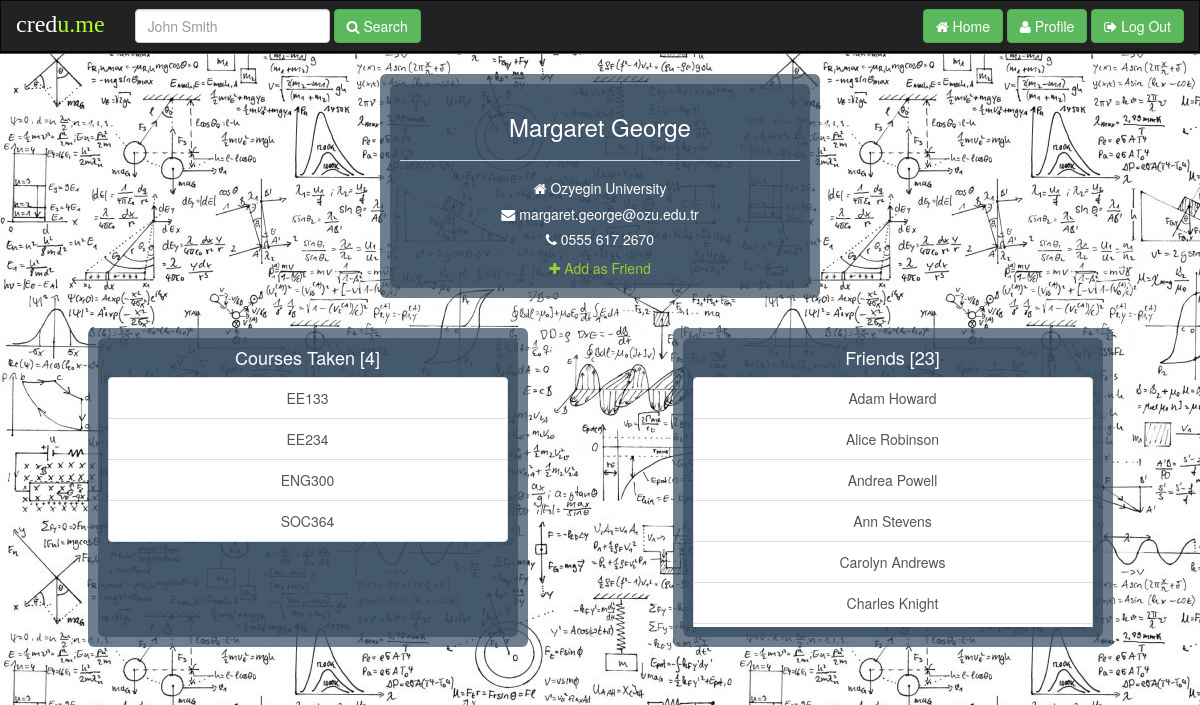
Page /packages/Profile/index.php?userId=S001352 (signed in) on the committed database.
### tables this page shows
CREATE TABLE `Users` (
  `ID` varchar(10) NOT NULL,
  `FIRST_NAME` varchar(30) NOT NULL,
  `LAST_NAME` varchar(30) NOT NULL,
  `EMAIL` varchar(30) NOT NULL,
  `PASSWORD` varchar(20) NOT NULL,
  `PHONE_NO` varchar(20) NOT NULL,
  `UNIVERSITY_ID` int(11) NOT NULL,
  `HIGH_SCORE` int(11) NOT NULL DEFAULT '0'
);

CREATE TABLE `Universities` (
  `ID` int(11) NOT NULL,
  `NAME` varchar(30) NOT NULL,
  `COUNTRY` varchar(20) NOT NULL
);

### packages/DatabaseConnection.php (called while the page is built, shortened)
<?php
class DatabaseConnection {
    private $hostName = "localhost";
    private $hostUser = "root";
    private $hostPassword = "admin";
    private $databaseName = "credume";
    public function initiateConnection() {
        $this->connection = new mysqli($this->hostName, $this->hostUser, $this->hostPassword, $this->databaseName);
    }
}
?>

### packages/Profile/index.php (the view, shortened to what this page needs)
<?php
include "../DatabaseConnection.php";
include "../User.php";
?>
<!DOCTYPE html>
<html>
<head>
    <link href="../../includes/Bootstrap/css/bootstrap.min.css" rel="stylesheet">
    <link href="../../includes/Font-Awesome/css/font-awesome.min.css" rel="stylesheet">
    <link href="../../includes/css/Profile.css" rel="stylesheet">
    <link href="../../includes/css/Navbar.css" rel="stylesheet">
</head>
<?php if (isset($_SESSION['loggedUserId']) == null) {
    echo '<script type="text/javascript">',
    'window.location.href = "../Home/";',
    '</script>';
} else {
    $databaseConnection = new DatabaseConnection();
    $userIdFromGet = $_GET['userId'];
    $isAddingFriend = $_GET['isAddingFriend'];
    $isRemovingFriend = $_GET['isRemovingFriend'];
    $user = null;
    $isOtherUser = false;
    $canProceed = true;
    if ($userIdFromGet) {
        $tempUser = new User($databaseConnection, $userIdFromGet);
    }
    if ($canProceed) {
        if ((!$userIdFromGet || $userIdFromGet == $_SESSION['loggedUserId']) && ($isAddingFriend || $isRemovingFriend)) {
            echo '<script type="text/javascript">',
            'window.location.href = "./";',
            '</script>';
        } else {
            if (!$userIdFromGet || $userIdFromGet == $_SESSION['loggedUserId']) {
                $user = new User($databaseConnection, $_SESSION['loggedUserId']);
            } else {
                $user = new User($databaseConnection, $userIdFromGet);
                $isOtherUser = true;
            }
            $user->fetchFriends();
            $user->fetchCoursesTaken();
            ?>
            <body>
            <nav class="navbar navbar-inverse">
                <div class="container-fluid">
                    <div class="navbar-header">
                        <a class="navbar-brand" href="../Home/"><h3>cred<span>u.me</span></h3></a>
                    </div>
                    <form class="navbar-form navbar-left" role="search">
                        <div class="form-group">
                            <input id="SearchedUser" type="text" class="form-control" placeholder="John Smith">
                        </div>
                        <button id="SearchUser" type="submit" class="btn btn-success"><span class="fa fa-search"></span>
                            Search
                        </button>
                    </form>
                    <form class="navbar-form navbar-right" role="search">
                        <a type="submit" class="btn btn-success" href="../Home/"><span class="fa fa-home"></span>
                            Home</a>
                        <a type="submit" class="btn btn-success" href="./"><span class="fa fa-user"></span> Profile</a>
                        <button id="logout" type="submit" class="btn btn-success"><span class="fa fa-sign-out"></span>
                            Log
                            Out
                        </button>
                    </form>
                </div>
            </nav>
            <div class="container">
                <div class="row">
                    <div class="col-xs-2 col-md-4">
                    </div>
                    <div class="col-xs-8 col-md-4">
                        <div class="jumbotron">
                            <div class="jumbotron child">
                                <?php
                                $user->printUserInfo();
                                $loggedUser = new User($databaseConnection, $_SESSION['loggedUserId']);
                                if ($isAddingFriend) {
                                    $loggedUser->addFriend($user->getUserId());
                                    echo '<script type="text/javascript">',
                                        'window.location.href = "./?userId=' . $user->getUserId() . '";',
                                    '</script>';
                                } else if ($isRemovingFriend) {
                                    $loggedUser->removeFriend($user->getUserId());
                                    echo '<script type="text/javascript">',
                                        'window.location.href = "./?userId=' . $user->getUserId() . '";',
                                    '</script>';
                                } else if ($isOtherUser) {
                                    if ($user->isFriendOf($loggedUser->getUserId())) { ?>
                                        <a class="link"
                                           onclick="sendPrivateMessageTo('<?php echo $user->getUserId(); ?>');"><i
                                                class="fa fa-share" aria-hidden="true"></i> Send Private Message </a>
                                        <br>
                                        <a class="link"
                                           href="./?isRemovingFriend=1&userId=<?php echo $user->getUserId(); ?>"><i
                                                class="fa fa-close" aria-hidden="true"></i> Remove Friend
                                        </a>
                                    <?php } else { ?>
                                        <a class="link"
                                           href="./?isAddingFriend=1&userId=<?php echo $user->getUserId(); ?>"><i
                                                class="fa fa-plus" aria-hidden="true"></i> Add as Friend </a><br>
                                    <?php }
                                } else { ?>
                                    <a class="link" href="./EditProfilePage.php"><i class="fa fa-pencil-square-o"
                                                                                    aria-hidden="true"></i> Edit Profile
                                    </a><br>
                                <?php } ?>
                            </div>
                        </div>
                    </div>
                    <div class="col-xs-2 col-md-4">
                    </div>
                </div>
                <div class="row">
                    <div class="col-xs-2 col-md-1">
                    </div>
                    <div class="col-xs-8 col-md-4">
                        <div class="jumbotron">
                            <div class="jumbotron child">
                                <h4> Courses Taken [<?php echo count($user->getCoursesTaken()); ?>]</h4>
                                <div id="scrollbox">
                                    <div class="list-group">
                                        <?php
                                        for ($i = 0; $i < count($user->getCoursesTaken()); $i++) {
                                            if ($i == count($user->getCoursesTaken()) - 1) { ?>
                                                <a class="list-group-item list-group-item last"
                                                   onclick="joinChatRoom('<?php echo $user->getCoursesTaken()[$i]; ?>');"><?php echo $user->getCoursesTaken()[$i]; ?></a>
                                            <?php } else { ?>
                                                <a class="list-group-item list-group-item"
                                                   onclick="joinChatRoom('<?php echo $user->getCoursesTaken()[$i]; ?>');"><?php echo $user->getCoursesTaken()[$i]; ?></a>
                                            <?php }
                                        } ?>
                                    </div>
                                </div>
                            </div>
                        </div>
                    </div>
                    <div class="col-xs-12 col-md-1">
                    </div>
                    <div class="col-xs-2 col-md-1">
                    </div>
                    <div class="col-xs-8 col-md-4">
                        <div class="jumbotron">
                            <div class="jumbotron child">
                                <h4>Friends [<?php echo count($user->getFriends()); ?>]</h4>
                                <div id="scrollbox">
                                    <div class="list-group">
                                        <?php
                                        for ($i = 0; $i < count($user->getFriends()); $i++) {
                                            if ($i == count($user->getFriends()) - 1) { ?>
                                                <a class="list-group-item list-group-item last"
                                                   onclick="seeProfileOf('<?php echo $user->getFriends()[$i]->getUserId(); ?>')"><?php echo $user->getFriends()[$i]->getFullName(); ?></a>
                                            <?php } else { ?>
                                                <a id="UserLink" href="#"
                                                   class="list-group-item list-group-item"
                                                   onclick="seeProfileOf('<?php echo $user->getFriends()[$i]->getUserId(); ?>')"><?php echo $user->getFriends()[$i]->getFullName(); ?></a>
                                            <?php }
                                        } ?>
                                    </div>
                                </div>
                            </div>
                        </div>
                    </div>
                    <div class="col-xs-2 col-md-1">
                    </div>
                </div>
            </div>
            </body>
        <?php }
    }
} ?>
</html>

### packages/User.php (shortened to what this page needs)
<?php
class User {
    private $databaseConnection = null;
    private $userId = null;
    private $firstName = null;
    private $lastName = null;
    private $email = null;
    private $phoneNumber = null;
    private $universityName = null;
    private $friends = null;
    private $coursesTaken = null;
    public function __construct($databaseConnection, $userId) {
        $this->databaseConnection = $databaseConnection;
        $this->userId = $userId;
        if ($this->doesUserExist())
            $this->fetchUserInformation();
    }
    public function doesUserExist() {
        $this->databaseConnection->initiateConnection();
        $this->databaseConnection->killConnection();
        return true;
    }
    private function fetchUserInformation() {
        $this->databaseConnection->initiateConnection();
        $connection = $this->databaseConnection->getConnection();
        $sql_query = "SELECT * FROM Users JOIN Universities
                      ON Users.UNIVERSITY_ID = Universities.ID
                      WHERE Users.ID = '" . $this->userId . "'";
        $sql_result = mysqli_query($connection, $sql_query);
        while ($row = mysqli_fetch_assoc($sql_result)) {
            $this->firstName = $row['FIRST_NAME'];
            $this->lastName = $row['LAST_NAME'];
            $this->email = $row['EMAIL'];
            $this->phoneNumber = $row['PHONE_NO'];
            $this->universityName = $row['NAME'];
        }
        $this->databaseConnection->killConnection();
    }
    public function fetchFriends() {
        $this->friends = array();
        $this->databaseConnection->initiateConnection();
        $connection = $this->databaseConnection->getConnection();
        $sql_query = "SELECT SECOND_USER_ID FROM FRIENDSHIP JOIN USERS
                      ON FRIENDSHIP.SECOND_USER_ID = USERS.ID WHERE FIRST_USER_ID = '" . $this->userId . "'
                      ORDER BY FIRST_NAME, LAST_NAME";
        $sql_result = mysqli_query($connection, $sql_query);
        while ($row = mysqli_fetch_assoc($sql_result))
            $this->friends[] = new User($this->databaseConnection, $row['SECOND_USER_ID']);
        $this->databaseConnection->killConnection();
    }
    public function fetchCoursesTaken() {
        $this->coursesTaken = array();
        $this->databaseConnection->initiateConnection();
        $connection = $this->databaseConnection->getConnection();
        $sql_query = "SELECT COURSE_ID FROM COURSESTAKEN WHERE USER_ID ='" . $this->userId . "' ORDER BY COURSE_ID";
        $sql_result = mysqli_query($connection, $sql_query);
        while ($row = mysqli_fetch_assoc($sql_result))
            $this->coursesTaken[] = $row['COURSE_ID'];
        $this->databaseConnection->killConnection();
    }
    public function printUserInfo() {
        echo '<h3>' . $this->getFullName() . '</h3>' .
             '<hr>' .
             '<h5><i class="fa fa-home"></i> ' . $this->universityName . '</h5>' .
             '<h5><i class="fa fa-envelope"></i> ' . $this->email . '</h5>' .
             '<h5><i class="fa fa-phone"></i> ' . $this->phoneNumber . '</h5>';
    }
    public function isFriendOf($userId) {
        for ($i = 0; $i < count($this->friends); $i++)
            if ($this->friends[$i]->getUserId() == $userId)
                return true;
        return false;
    }
    public function getUserId() {
        return $this->userId;
    }
    public function getFullName() {
        return $this->firstName . ' ' . $this->lastName;
    }
    public function getFriends() {
        return $this->friends;
    }
    public function getCoursesTaken() {
        return $this->coursesTaken;
    }
}
?>

### includes/css/Profile.css (style rules this page uses)
body { background-image: url("../img/Background [Profile].jpeg"); }
.container { text-align: center; }
h3 { color: white; }
h4 { color: white; }
h5 { color: white; }
a { color: white; cursor: pointer; }
.link { color: yellowgreen !important; }
.last { margin-bottom: -20px !important; }
.jumbotron { background-color: rgba(52, 73, 94, 0.7); margin-left: -40px; margin-right: -40px; padding-right: 10px !important; padding-left: 10px !important; padding-bottom: 10px; padding-top: 10px; }
.jumbotron .child { background-color: rgba(52, 73, 94, 0.7); margin: 0px; }
.jumbotron h4 { margin-top: 0px; margin-bottom: 10px; }
#scrollbox { overflow: auto; height: 250px; }

### includes/css/Navbar.css (style rules this page uses)
.navbar { border-radius: 0px; border-bottom-style: groove; border-bottom-color: black; border-bottom-width: 3px; text-align: center; }
.navbar .navbar-header { margin-top: -5px; }
.navbar .navbar-header h3 { color: #ffffff; font: normal 24px 'Cookie', cursive; margin: 0; }
.navbar .navbar-header h3 span { color: greenyellow; }

### rows in the picture
users: $this->getFullName() "Margaret George", UNIVERSITY_ID.NAME "Ozyegin University", EMAIL "margaret.george@ozu.edu.tr", PHONE_NO "0555 617 2670"
users: $user->getFriends()[$i]->getFullName() "Adam Howard"
users: $user->getFriends()[$i]->getFullName() "Alice Robinson"
users: $user->getFriends()[$i]->getFullName() "Andrea Powell"
users: $user->getFriends()[$i]->getFullName() "Ann Stevens"
users: $user->getFriends()[$i]->getFullName() "Carolyn Andrews"
users: $user->getFriends()[$i]->getFullName() "Charles Knight"

### other values in the picture
count($user->getCoursesTaken()) "4"
$user->getCoursesTaken()[$i] "EE133"
$user->getCoursesTaken()[$i] "EE234"
$user->getCoursesTaken()[$i] "ENG300"
$user->getCoursesTaken()[$i] "SOC364"
count($user->getFriends()) "23"
